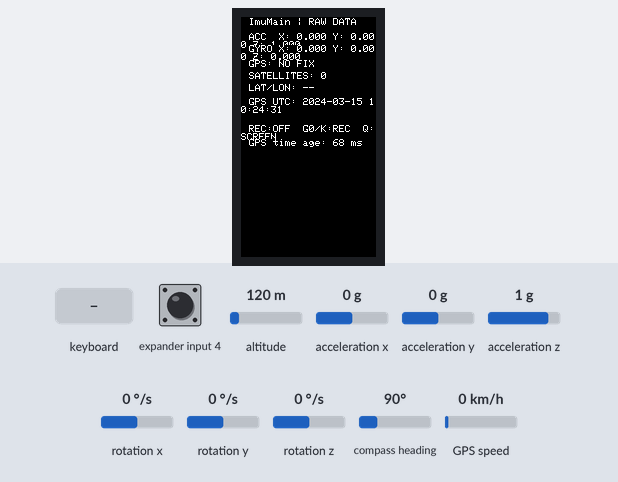
This program was run on a simulated ESP32-S3. Shown: 135×240 colour display. Inputs (shaded band) come from the test bench; at power-on: expander input 4 HIGH, altitude 120 m, acceleration x 0 g, acceleration y 0 g, acceleration z 1 g, rotation x 0 °/s, rotation y 0 °/s, rotation z 0 °/s, compass heading 90°, GPS speed 0 km/h. The local clock reads 2024-03-15 10:24:30 at power-on unless the program sets it; storage starts empty; the GPS gets a fix after 3 s at 37.7749, -122.4194 with 8 satellites; what the program prints to the serial monitor is not drawn.

Above: at 1.4 s.
1.5 s: keyboard key "Q" received
At 2.3 s:
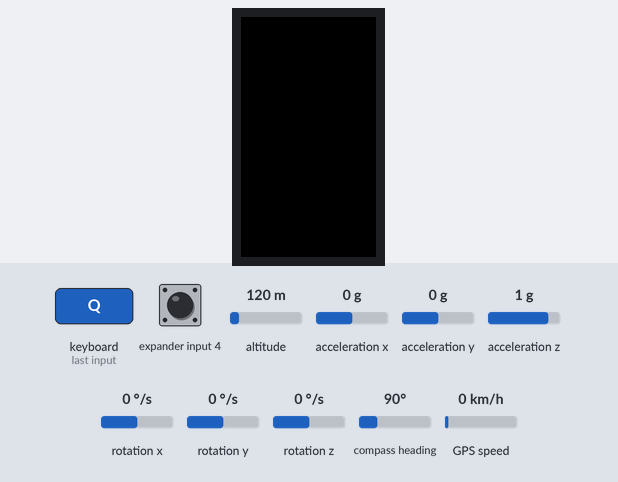
3.0 s: keyboard key "Q" received
At 3.42 s:
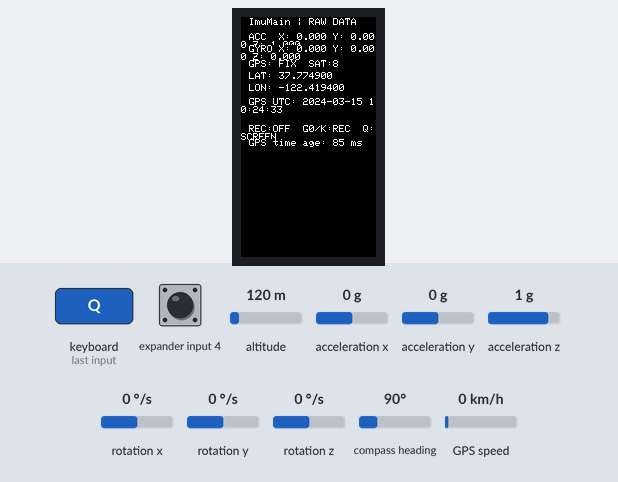
5.4 s: keyboard key "k" received
At 5.63 s:
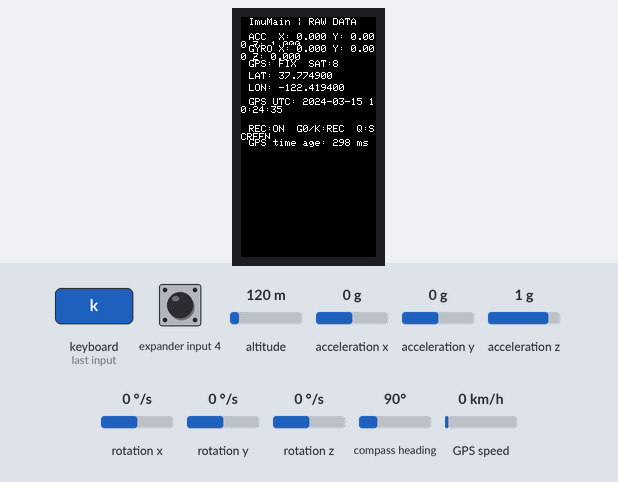
7.6 s: keyboard key "K" received
At 8.3 s:
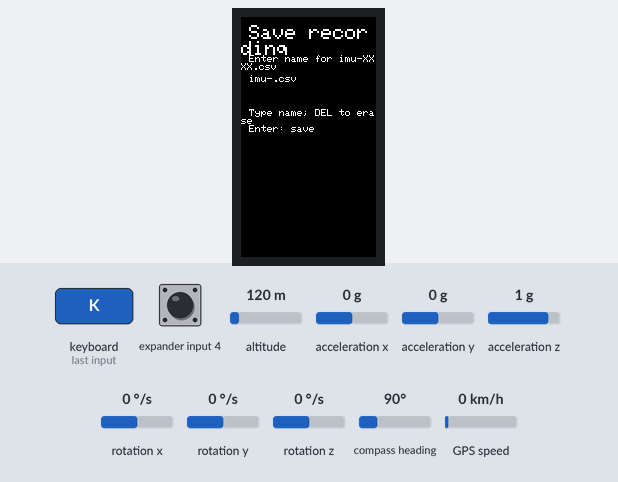
9.1 s: keyboard key "_" received
At 10.3 s:
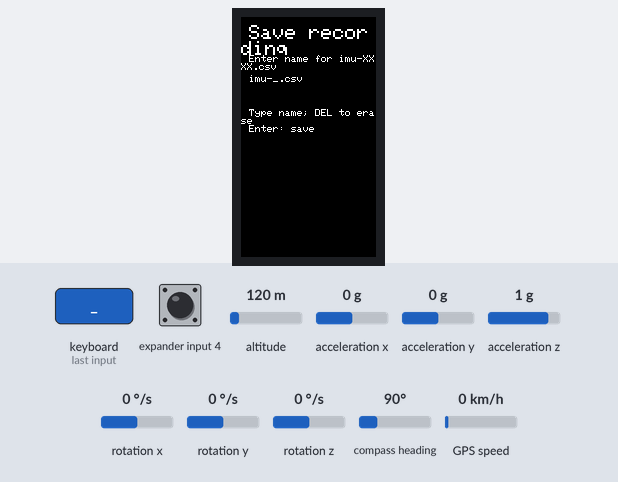
10.6 s: keyboard key "q" received
At 11.5 s:
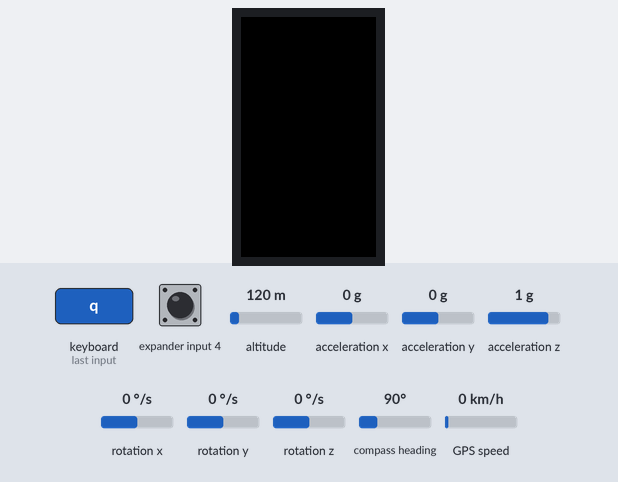
Timing chart, 0 to 13.1 s (numbered marks = the images above; inputs shaded):
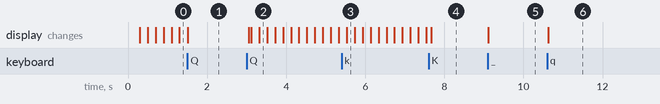

Measured:
- after the input at 1.5 s, the display: changes at once (image 1)
- after the input at 3.0 s, the display: first changes after 0.06 s (image 2 shows a later state)
- after the input at 5.4 s, the display: changes after 0.13 s (image 3)
- after the input at 7.6 s, the display: changes after 0.07 s (image 4)
- after the input at 9.1 s, the display: changes at once (image 5)
- after the input at 10.6 s, the display: changes at once (image 6)

The program:

main.cpp
```cpp
#include <Arduino.h>
#include <M5Cardputer.h>
#include <Wire.h>
#include <SPI.h>
#include <SD.h>
#include <TinyGPSPlus.h>
#include <esp_system.h>
#include <time.h>
#include <sys/time.h>

enum class Screen { ImuMain, Filename };

constexpr int GPS_RX_PIN = 15;
constexpr int GPS_TX_PIN = 13;
constexpr uint32_t GPS_BAUD = 115200;

constexpr int SD_CS_PIN = 12;
constexpr int SD_SCK_PIN = 40;
constexpr int SD_MOSI_PIN = 14;
constexpr int SD_MISO_PIN = 39;
constexpr uint32_t SD_SPI_HZ = 25000000U;

constexpr uint32_t IMU_LOG_HZ = 40U;
constexpr uint32_t IMU_LOG_INTERVAL_US = 1000000UL / IMU_LOG_HZ;
// 200 samples = 5 seconds of data at 40 Hz; fewer SD writes reduce sampling stalls.
constexpr size_t IMU_LOG_SAMPLES = 200;
char imuLogPath[64] = "/imu-pending.csv";
char filenameInput[48] = "";
size_t filenameLength = 0;
constexpr int BTN_G0_PIN = 0;
bool lastG0State = HIGH;
uint32_t lastG0ChangeMs = 0;

struct IMUSample {
    uint32_t timestampMs;
    float accX;
    float accY;
    float accZ;
    float gyroX;
    float gyroY;
    float gyroZ;
    bool gpsValid;
    double gpsLat;
    double gpsLon;
    double gpsAltitudeM;
    double gpsSpeedKmph;
    uint32_t gpsSatellites;
    double gpsHdop;
    char timestampUtc[24];
    char timeSource[8];
};

IMUSample imuLogBuffer[IMU_LOG_SAMPLES];
size_t imuLogCount = 0;
uint32_t nextImuSampleUs = 0;
bool sdReady = false;
bool imuLogReady = false;
bool recording = false;
bool screenOn = true;
uint32_t lastDrawMs = 0;
constexpr uint32_t SCREEN_REFRESH_MS = 200;
constexpr uint32_t GPS_TIME_MAX_AGE_MS = 2500;

HardwareSerial GPSSerial(1);
TinyGPSPlus gps;

Screen currentScreen = Screen::ImuMain;

void drawImuMain() {
    if (!screenOn) return;
    auto& display = M5Cardputer.Display;
    float accX = 0.0f, accY = 0.0f, accZ = 0.0f;
    float gyroX = 0.0f, gyroY = 0.0f, gyroZ = 0.0f;

    M5.Imu.getAccelData(&accX, &accY, &accZ);
    M5.Imu.getGyroData(&gyroX, &gyroY, &gyroZ);

    display.fillScreen(BLACK);
    display.setTextColor(WHITE, BLACK);
    display.setTextSize(1);
    display.setCursor(8, 1);
    display.println("ImuMain | RAW DATA");

    display.setTextSize(1);
    display.setCursor(8, 16);
    display.printf("ACC  X:% .3f Y:% .3f Z:% .3f", accX, accY, accZ);
    display.setCursor(8, 28);
    display.printf("GYRO X:% .3f Y:% .3f Z:% .3f", gyroX, gyroY, gyroZ);

    display.setCursor(8, 43);
    if (gps.location.isValid()) {
        display.printf("GPS: FIX  SAT:%lu", static_cast<unsigned long>(gps.satellites.isValid() ? gps.satellites.value() : 0));
        display.setCursor(8, 55);
        display.printf("LAT: %.6f", gps.location.lat());
        display.setCursor(8, 67);
        display.printf("LON: %.6f", gps.location.lng());
    } else {
        display.println("GPS: NO FIX");
        display.setCursor(8, 55);
        display.printf("SATELLITES: %lu", static_cast<unsigned long>(gps.satellites.isValid() ? gps.satellites.value() : 0));
        display.setCursor(8, 67);
        display.println("LAT/LON: --");
    }
    display.setCursor(8, 81);
    if (gps.date.isValid() && gps.time.isValid() && gps.time.age() <= GPS_TIME_MAX_AGE_MS) {
        display.printf("GPS UTC: %04d-%02d-%02d %02d:%02d:%02d", gps.date.year(), gps.date.month(), gps.date.day(), gps.time.hour(), gps.time.minute(), gps.time.second());
    } else {
        const time_t nowEpoch = time(nullptr);
        if (nowEpoch >= 1577836800) {
            struct tm tmUtc = {};
            gmtime_r(&nowEpoch, &tmUtc);
            display.printf("SYS UTC: %04d-%02d-%02d %02d:%02d:%02d", tmUtc.tm_year + 1900, tmUtc.tm_mon + 1, tmUtc.tm_mday, tmUtc.tm_hour, tmUtc.tm_min, tmUtc.tm_sec);
        } else {
            display.printf("SYS: not set (UP %lus)", static_cast<unsigned long>(millis() / 1000U));
        }
    }
    display.setCursor(8, 108);
    display.printf("REC:%s  G0/K:REC  Q:SCREEN", recording ? "ON" : "OFF");
    display.setCursor(8, 122);
    display.printf("GPS time age: %lu ms", static_cast<unsigned long>(gps.time.age()));
}

void writeImuLogBuffer() {
    if (!sdReady || imuLogCount == 0) return;

    File file = SD.open(imuLogPath, FILE_APPEND);
    if (!file) {
        imuLogReady = false;
        return;
    }

    char line[224];
    for (size_t i = 0; i < imuLogCount; ++i) {
        const IMUSample& s = imuLogBuffer[i];
        const int length = snprintf(
            line,
            sizeof(line),
            "%lu,%s,%s,%.6f,%.6f,%.6f,%.6f,%.6f,%.6f,%d,%.8f,%.8f,%.2f,%.2f,%lu,%.2f\n",
            static_cast<unsigned long>(s.timestampMs),
            s.timestampUtc, s.timeSource,
            s.accX, s.accY, s.accZ,
            s.gyroX, s.gyroY, s.gyroZ,
            s.gpsValid ? 1 : 0,
            s.gpsLat, s.gpsLon,
            s.gpsAltitudeM, s.gpsSpeedKmph,
            static_cast<unsigned long>(s.gpsSatellites),
            s.gpsHdop
        );

        if (length > 0) {
            file.write(reinterpret_cast<const uint8_t*>(line), static_cast<size_t>(length));
        }
    }

    file.flush();
    file.close();
    imuLogCount = 0;
}

void sampleIMUForLog() {
    if (!sdReady || !recording || !imuLogReady) return;

    const uint32_t nowUs = micros();
    if (static_cast<int32_t>(nowUs - nextImuSampleUs) < 0) return;

    // Keep the 25 ms cadence without burst-sampling to catch up after a slow operation.
    nextImuSampleUs += IMU_LOG_INTERVAL_US;
    if (static_cast<int32_t>(nowUs - nextImuSampleUs) >= 0) {
        nextImuSampleUs = nowUs + IMU_LOG_INTERVAL_US;
    }

    float accX = 0.0f, accY = 0.0f, accZ = 0.0f;
    float gyroX = 0.0f, gyroY = 0.0f, gyroZ = 0.0f;
    M5.Imu.getAccelData(&accX, &accY, &accZ);
    M5.Imu.getGyroData(&gyroX, &gyroY, &gyroZ);

    if (imuLogCount < IMU_LOG_SAMPLES) {
        const bool gpsValid = gps.location.isValid();
        const double gpsLat = gpsValid ? gps.location.lat() : NAN;
        const double gpsLon = gpsValid ? gps.location.lng() : NAN;
        const double gpsAltitudeM = gps.altitude.isValid() ? gps.altitude.meters() : NAN;
        const double gpsSpeedKmph = gps.speed.isValid() ? gps.speed.kmph() : NAN;
        const uint32_t gpsSatellites = gps.satellites.isValid() ? gps.satellites.value() : 0;
        const double gpsHdop = gps.hdop.isValid() ? gps.hdop.hdop() : NAN;

        char timestampUtc[24] = "";
        char timeSource[8] = "SYS";
        const bool gpsTimeFresh = gps.date.isValid() && gps.time.isValid() && gps.time.age() <= GPS_TIME_MAX_AGE_MS;
        if (gpsTimeFresh) {
            struct tm tmUtc = {};
            tmUtc.tm_year = gps.date.year() - 1900;
            tmUtc.tm_mon = gps.date.month() - 1;
            tmUtc.tm_mday = gps.date.day();
            tmUtc.tm_hour = gps.time.hour();
            tmUtc.tm_min = gps.time.minute();
            tmUtc.tm_sec = gps.time.second();
            const time_t epoch = mktime(&tmUtc); // ESP32 Arduino toolchain compatibility
            static time_t lastGpsClockEpoch = 0;
            if (epoch > 0 && epoch != lastGpsClockEpoch) {
                struct timeval tv = { epoch, 0 };
                settimeofday(&tv, nullptr);
                lastGpsClockEpoch = epoch;
            }
            snprintf(timestampUtc, sizeof(timestampUtc), "%04d-%02d-%02dT%02d:%02d:%02dZ", gps.date.year(), gps.date.month(), gps.date.day(), gps.time.hour(), gps.time.minute(), gps.time.second());
            strlcpy(timeSource, "GPS", sizeof(timeSource));
        } else {
            const time_t nowEpoch = time(nullptr);
            if (nowEpoch >= 1577836800) {
                struct tm tmUtc = {};
                gmtime_r(&nowEpoch, &tmUtc);
                strftime(timestampUtc, sizeof(timestampUtc), "%Y-%m-%dT%H:%M:%SZ", &tmUtc);
                strlcpy(timeSource, "SYS", sizeof(timeSource));
            } else {
                snprintf(timestampUtc, sizeof(timestampUtc), "UPTIME+%lu", static_cast<unsigned long>(millis() / 1000U));
                strlcpy(timeSource, "UPTIME", sizeof(timeSource));
            }
        }
        IMUSample& sample = imuLogBuffer[imuLogCount++];
        sample.timestampMs = millis();
        sample.accX = accX;
        sample.accY = accY;
        sample.accZ = accZ;
        sample.gyroX = gyroX;
        sample.gyroY = gyroY;
        sample.gyroZ = gyroZ;
        sample.gpsValid = gpsValid;
        sample.gpsLat = gpsLat;
        sample.gpsLon = gpsLon;
        sample.gpsAltitudeM = gpsAltitudeM;
        sample.gpsSpeedKmph = gpsSpeedKmph;
        sample.gpsSatellites = gpsSatellites;
        sample.gpsHdop = gpsHdop;
        strlcpy(sample.timestampUtc, timestampUtc, sizeof(sample.timestampUtc));
        strlcpy(sample.timeSource, timeSource, sizeof(sample.timeSource));
    }

    if (imuLogCount >= IMU_LOG_SAMPLES) {
        writeImuLogBuffer();
    }
}

void setupIMULogging() {
    SPI.begin(SD_SCK_PIN, SD_MISO_PIN, SD_MOSI_PIN, SD_CS_PIN);
    sdReady = SD.begin(SD_CS_PIN, SPI, SD_SPI_HZ);
    if (!sdReady) {
        imuLogReady = false;
        return;
    }

    // 起動時は計測OFF。G0またはKで明示的に開始する。
    // 記録開始時は仮ファイルを使い、停止後に名前を確定する。
    imuLogReady = true;
}

bool startRecording() {
    if (!sdReady || !imuLogReady || recording) return false;

    strlcpy(imuLogPath, "/imu-pending.csv", sizeof(imuLogPath));
    // 仮ファイルは毎回上書きする。FILE_WRITE は追記動作になる場合があるため、
    // 既存ファイルを先に削除してから新規作成する。
    if (SD.exists(imuLogPath) && !SD.remove(imuLogPath)) {
        Serial.println("[REC] Could not remove old pending file.");
        return false;
    }

    File file = SD.open(imuLogPath, FILE_WRITE);
    if (!file) return false;
    file.println("timestamp_ms,time_utc,time_source,accel_x,accel_y,accel_z,gyro_x,gyro_y,gyro_z,gps_valid,gps_lat,gps_lon,gps_altitude_m,gps_speed_kmph,gps_satellites,gps_hdop");
    file.close();

    imuLogCount = 0;
    recording = true;
    nextImuSampleUs = micros();
    Serial.printf("[REC] Started: %s at %u Hz\n", imuLogPath, IMU_LOG_HZ);
    return true;
}

void showFilenameInput() {
    if (!screenOn) { currentScreen = Screen::Filename; return; }
    filenameLength = 0;
    filenameInput[0] = '\0';
    currentScreen = Screen::Filename;
    auto& display = M5Cardputer.Display;
    display.fillScreen(BLACK);
    display.setTextColor(WHITE, BLACK);
    display.setTextSize(2);
    display.setCursor(8, 8);
    display.println("Save recording");
    display.setTextSize(1);
    display.setCursor(8, 38);
    display.println("Enter name for imu-XXXX.csv");
    display.setCursor(8, 58);
    display.print("imu-");
    display.print(filenameInput);
    display.print(".csv");
    display.setCursor(8, 92);
    display.println("Type name; DEL to erase");
    display.setCursor(8, 108);
    display.println("Enter: save");
}

void redrawFilenameInput() {
    if (!screenOn) return;
    auto& display = M5Cardputer.Display;
    display.fillRect(0, 54, display.width(), 24, BLACK);
    display.setCursor(8, 58);
    display.setTextColor(WHITE, BLACK);
    display.print("imu-");
    display.print(filenameInput);
    display.print(".csv");
}

void returnToMenu() { currentScreen = Screen::ImuMain; drawImuMain(); }

void finalizeRecordingName() {
    if (filenameLength == 0) return;
    // Permit letters, digits, dash and underscore only; this prevents paths.
    for (size_t i = 0; i < filenameLength; ++i) {
        const char ch = filenameInput[i];
        if (!((ch >= 'a' && ch <= 'z') || (ch >= 'A' && ch <= 'Z') ||
              (ch >= '0' && ch <= '9') || ch == '-' || ch == '_')) {
            Serial.println("[REC] Invalid filename character.");
            return;
        }
    }
    char finalPath[64];
    snprintf(finalPath, sizeof(finalPath), "/imu-%s.csv", filenameInput);
    if (SD.exists(finalPath)) {
        auto& display = M5Cardputer.Display;
        display.setCursor(8, 124);
        display.print("Name exists! Choose another");
        return;
    }
    if (!SD.rename(imuLogPath, finalPath)) {
        Serial.println("[REC] Rename failed; pending file retained.");
        return;
    }
    strlcpy(imuLogPath, finalPath, sizeof(imuLogPath));
    Serial.printf("[REC] Saved as: %s\n", imuLogPath);
    currentScreen = Screen::ImuMain;
    drawImuMain();
}

void stopRecording() {
    if (!recording) return;
    writeImuLogBuffer();
    recording = false;
    Serial.printf("[REC] Stopped: %s\n", imuLogPath);
    showFilenameInput();
}

void updateIMU() {
    sampleIMUForLog();
    const uint32_t now = millis();
    if (screenOn && now - lastDrawMs >= SCREEN_REFRESH_MS) {
        lastDrawMs = now;
        if (currentScreen == Screen::ImuMain) drawImuMain();
    }
}

void setupGPS() {
    GPSSerial.begin(GPS_BAUD, SERIAL_8N1, GPS_RX_PIN, GPS_TX_PIN);
}

void updateGPS() {
    while (GPSSerial.available() > 0) gps.encode(static_cast<char>(GPSSerial.read()));
}

void setup() {
    auto cfg = M5.config();
    M5Cardputer.begin(cfg);
    M5Cardputer.Display.setRotation(1);
    setupGPS();
    setupIMULogging();
    pinMode(BTN_G0_PIN, INPUT_PULLUP);
    lastG0State = digitalRead(BTN_G0_PIN);
    recording = false;
    currentScreen = Screen::ImuMain;
    drawImuMain();
}

void loop() {
    M5Cardputer.update();
    updateGPS();
    updateIMU();

    // BtnG0 is active-low. Trigger only on a debounced press edge.
    const bool g0State = digitalRead(BTN_G0_PIN);
    const uint32_t nowMs = millis();
    if (g0State != lastG0State && nowMs - lastG0ChangeMs >= 30U) {
        lastG0ChangeMs = nowMs;
        lastG0State = g0State;
        if (g0State == LOW) {
            if (recording) stopRecording();
            else if (currentScreen != Screen::Filename) startRecording();
            if (currentScreen == Screen::ImuMain) drawImuMain();
        }
    }

    if (M5Cardputer.Keyboard.isChange() && M5Cardputer.Keyboard.isPressed()) {
        auto status = M5Cardputer.Keyboard.keysState();

        // Use the reported character data for letter keys instead of relying
        // only on isKeyPressed(), which can miss key events on some versions.
        bool recordingToggleKey = false;
        bool screenToggleKey = false;
        for (auto ch : status.word) {
            if (ch == 'k' || ch == 'K') recordingToggleKey = true;
            if (ch == 'q' || ch == 'Q') screenToggleKey = true;
        }

        if (screenToggleKey) {
            screenOn = !screenOn;
            if (screenOn) {
                if (currentScreen == Screen::Filename) {
                    // Redraw without clearing the typed suffix.
                    auto& display = M5Cardputer.Display;
                    display.fillScreen(BLACK);
                    display.setTextColor(WHITE, BLACK);
                    display.setTextSize(2);
                    display.setCursor(8, 8);
                    display.println("Save recording");
                    display.setTextSize(1);
                    display.setCursor(8, 38);
                    display.println("Enter name for imu-XXXX.csv");
                    display.setCursor(8, 58);
                    display.print("imu-");
                    display.print(filenameInput);
                    display.print(".csv");
                    display.setCursor(8, 92);
                    display.println("Type name; DEL to erase");
                    display.setCursor(8, 108);
                    display.println("Enter: save");
                } else {
                    drawImuMain();
                }
            } else {
                M5Cardputer.Display.fillScreen(BLACK);
            }
        }

        if (recordingToggleKey) {
            if (recording) stopRecording();
            else if (currentScreen != Screen::Filename) {
                if (!startRecording()) {
                    Serial.printf("[REC] Start failed: sdReady=%d imuLogReady=%d recording=%d\n",
                                  sdReady, imuLogReady, recording);
                }
            }
            if (currentScreen == Screen::ImuMain) drawImuMain();
        }

        // Toggle keys must not be appended to the filename.
        if (!recordingToggleKey && !screenToggleKey && currentScreen == Screen::Filename) {
            bool changed = false;
            if (status.del && filenameLength > 0) {
                filenameInput[--filenameLength] = '\0';
                changed = true;
            }
            for (auto ch : status.word) {
                if (filenameLength + 1 < sizeof(filenameInput) &&
                    ((ch >= 'a' && ch <= 'z') || (ch >= 'A' && ch <= 'Z') ||
                     (ch >= '0' && ch <= '9') || ch == '-' || ch == '_')) {
                    filenameInput[filenameLength++] = ch;
                    filenameInput[filenameLength] = '\0';
                    changed = true;
                }
            }
            if (changed) redrawFilenameInput();
            if (status.enter) finalizeRecordingName();
        }
    }

    delay(2);
}
```
